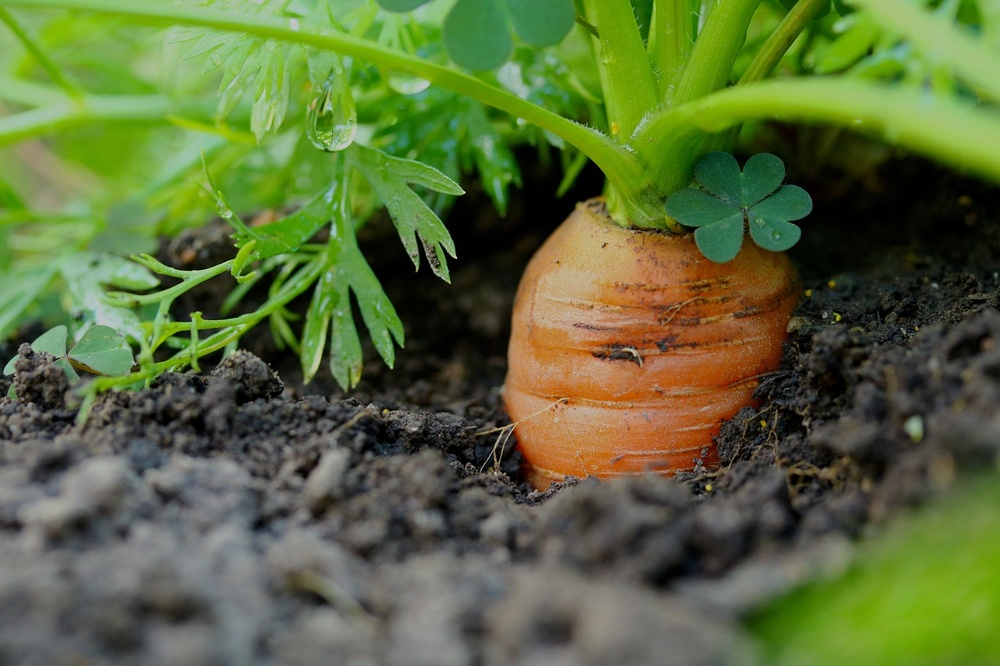
#> input picture OpenCV_Basic/carrot.jpg, 1000 x 666 px, shrunk from 1280 x 853 before the run
$ python '08_이미지대칭.py'
#> lines starting #> are read from the running program, lines starting #| are printed output that depends on the picture
##이미지 대칭
import cv2
img = cv2.imread('carrot.jpg')
#> img is the input picture: shape (666, 1000, 3); mean B, G, R 59.4, 106.6, 91.3
cv2.imshow('img', img)

##좌우대칭
flip_horizontal = cv2.flip(img, 1) # flipCode > 0 : 좌우 대칭 Horizontal
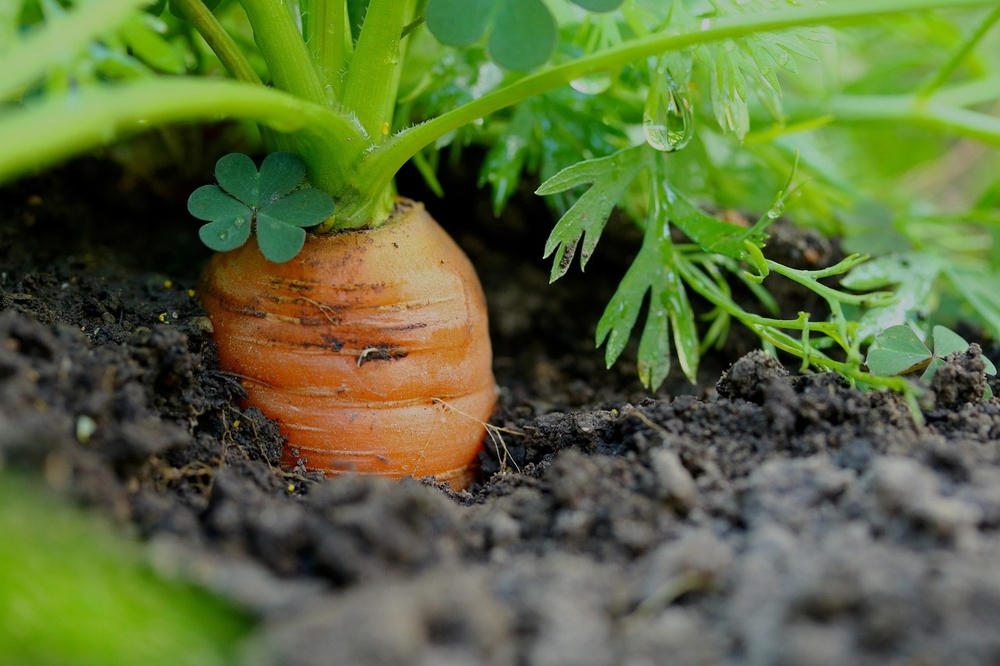
#> flip_horizontal: shape (666, 1000, 3); mean B, G, R 59.4, 106.6, 91.3
cv2.imshow('flip_horizontal', flip_horizontal)

##상하대칭
flip_vertical = cv2.flip(img, 0) # flipCode == 0 : 상하 대칭 Vertical
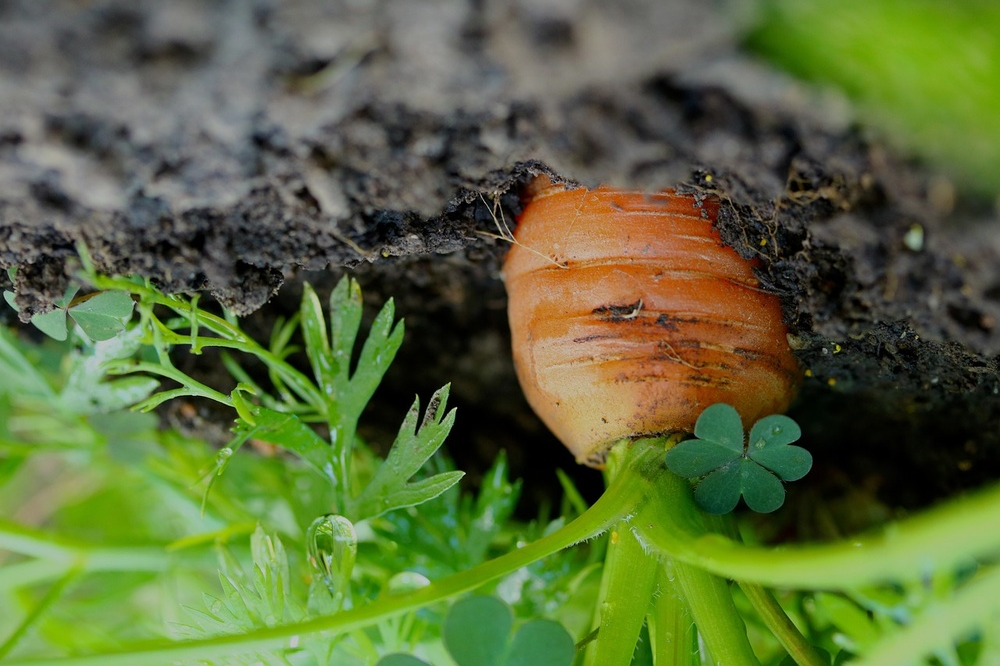
#> flip_vertical: shape (666, 1000, 3); mean B, G, R 59.4, 106.6, 91.3
cv2.imshow('flip_vertical', flip_vertical)

##상하좌우대칭
flip_both = cv2.flip(img, -1) # flipCode < 0 : 상하좌우 대칭
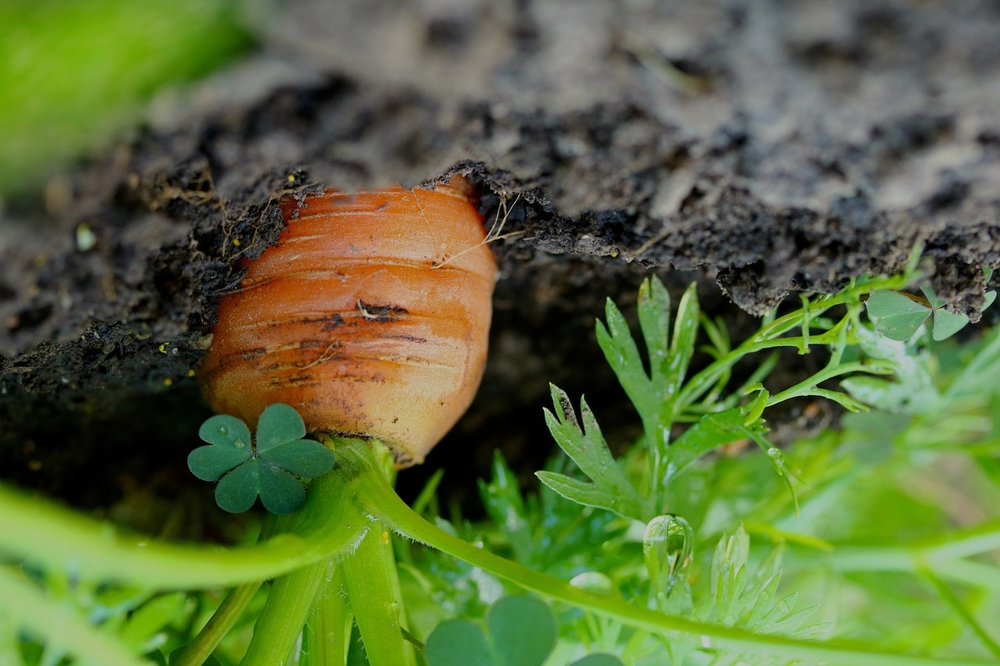
#> flip_both: shape (666, 1000, 3); mean B, G, R 59.4, 106.6, 91.3
cv2.imshow('flip_both', flip_both)

cv2.waitKey(0)
cv2.destroyAllWindows()
